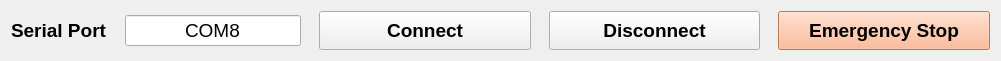
   <widget class="QWidget" name="horizontalLayoutWidget_2">
    <property name="geometry">
     <rect>
      <x>10</x>
      <y>10</y>
      <width>1001</width>
      <height>61</height>
     </rect>
    </property>
    <layout class="QHBoxLayout" name="horizontalLayout_2">
     <property name="spacing">
      <number>18</number>
     </property>
     <item>
      <layout class="QFormLayout" name="formLayout">
       <property name="fieldGrowthPolicy">
        <enum>QFormLayout::AllNonFixedFieldsGrow</enum>
       </property>
       <property name="formAlignment">
        <set>Qt::AlignCenter</set>
       </property>
       <item row="0" column="0">
        <widget class="QLabel" name="label_8">
         <property name="font">
          <font>
           <pointsize>14</pointsize>
           <weight>75</weight>
           <bold>true</bold>
          </font>
         </property>
         <property name="text">
          <string>Serial Port</string>
         </property>
        </widget>
       </item>
       <item row="0" column="1">
        <widget class="QLineEdit" name="lineEdit">
         <property name="sizePolicy">
          <sizepolicy hsizetype="Minimum" vsizetype="Fixed">
           <horstretch>0</horstretch>
           <verstretch>0</verstretch>
          </sizepolicy>
         </property>
         <property name="font">
          <font>
           <pointsize>14</pointsize>
          </font>
         </property>
         <property name="text">
          <string>COM8</string>
         </property>
         <property name="alignment">
          <set>Qt::AlignCenter</set>
         </property>
        </widget>
       </item>
      </layout>
     </item>
     <item>
      <widget class="QPushButton" name="pushButton_12">
       <property name="sizePolicy">
        <sizepolicy hsizetype="Minimum" vsizetype="Expanding">
         <horstretch>0</horstretch>
         <verstretch>0</verstretch>
        </sizepolicy>
       </property>
       <property name="font">
        <font>
         <pointsize>14</pointsize>
         <weight>75</weight>
         <bold>true</bold>
        </font>
       </property>
       <property name="text">
        <string>Connect</string>
       </property>
      </widget>
     </item>
     <item>
      <widget class="QPushButton" name="pushButton_13">
       <property name="sizePolicy">
        <sizepolicy hsizetype="Minimum" vsizetype="Expanding">
         <horstretch>0</horstretch>
         <verstretch>0</verstretch>
        </sizepolicy>
       </property>
       <property name="font">
        <font>
         <pointsize>14</pointsize>
         <weight>75</weight>
         <bold>true</bold>
        </font>
       </property>
       <property name="text">
        <string>Disconnect</string>
       </property>
      </widget>
     </item>
     <item>
      <widget class="QPushButton" name="pushButton_1">
       <property name="enabled">
        <bool>true</bool>
       </property>
       <property name="sizePolicy">
        <sizepolicy hsizetype="Minimum" vsizetype="Expanding">
         <horstretch>0</horstretch>
         <verstretch>0</verstretch>
        </sizepolicy>
       </property>
       <property name="font">
        <font>
         <pointsize>14</pointsize>
         <weight>75</weight>
         <bold>true</bold>
        </font>
       </property>
       <property name="styleSheet">
        <string notr="true">background-color: rgb(255, 170, 127);
color: rgb(170, 0, );</string>
       </property>
       <property name="text">
        <string>Emergency Stop</string>
       </property>
      </widget>
     </item>
    </layout>
   </widget>
